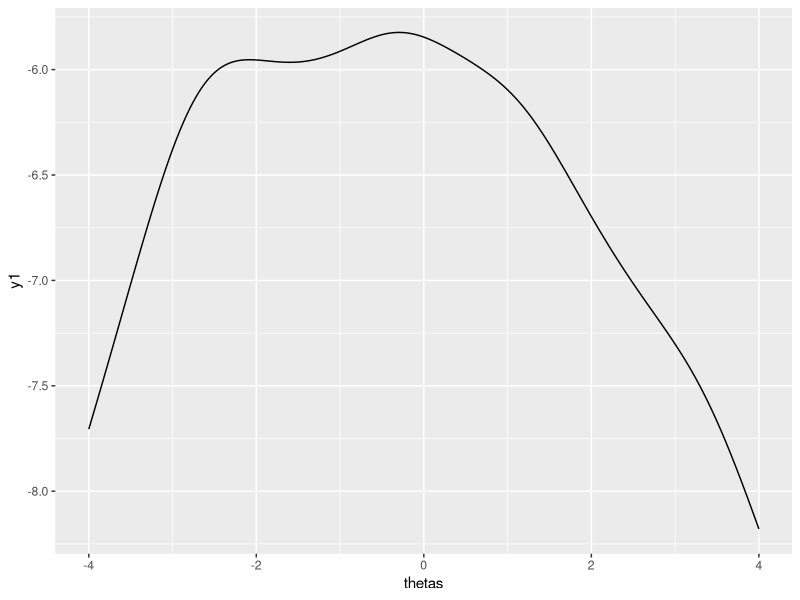
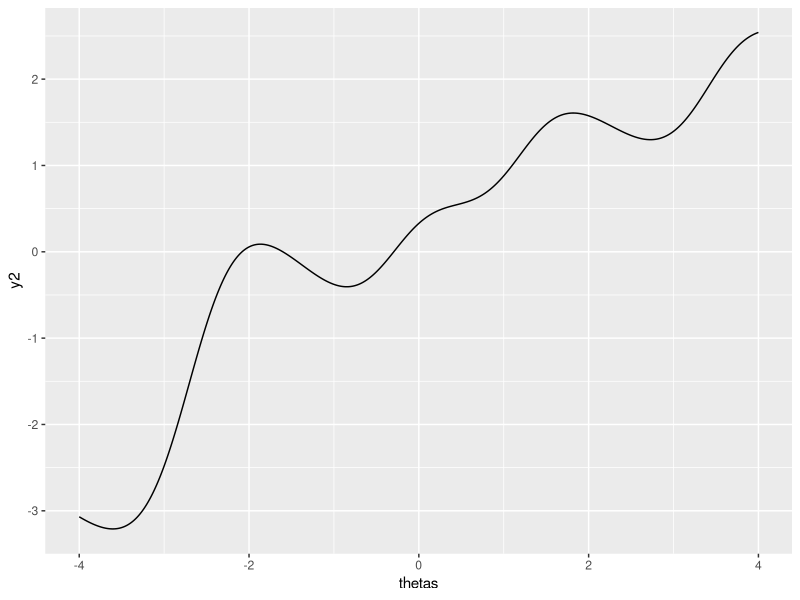
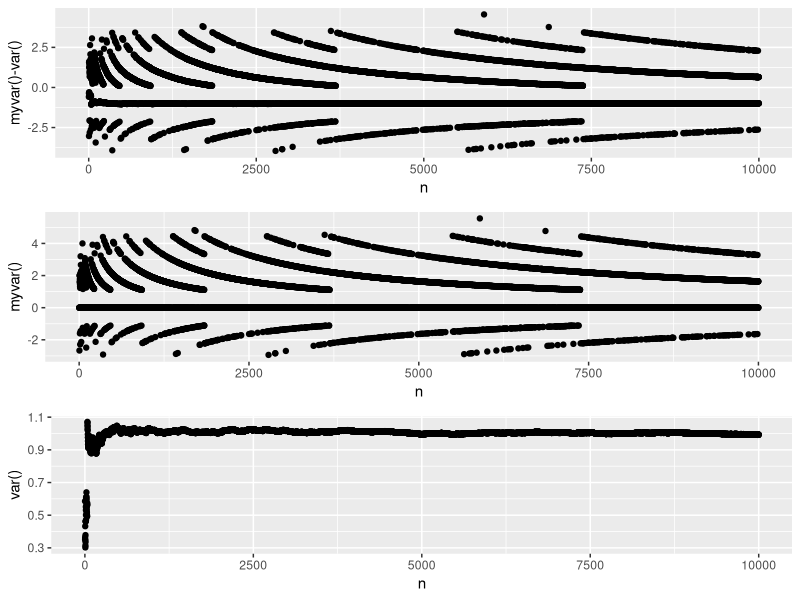
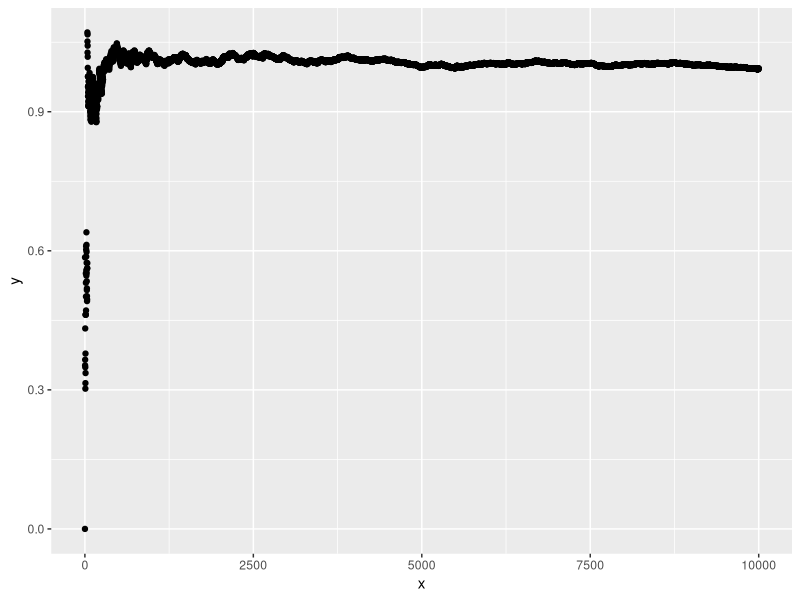

R code for these plots, in order:
## ---- chunk 1
knitr::opts_chunk$set(echo = TRUE)
## ---- chunk 2
#-----------------------------------------
# Code for question 1a
#-----------------------------------------
# log_likelihood function
log_likelihood <- function(x, theta){
  n <- length(x)
  ret <- -n * log10(pi) - sum(log10(1+ (x-theta)^2))
  return(ret)
}

# derivative of log_likelihood function
log_likelihood_derivative <- function(x, theta){
  n <- length(x)
  ret <- -sum(2 * (x - theta) / (1 + (x - theta)^2))
  return(ret)
}

# init x ,theta 
x <- c(-2.8, 3.4, 1.2, -0.3, -2.6)
thetas <- seq(-4, 4, by = 0.01)

# get length of theta
n <- length(thetas)

# init vectors of value of log_likelihood() and log_likelihood_derivative()
y1 <- numeric(n)
y2 <- numeric(n)

# loop to call log_likelihood and log_likelihood_derivative functions
for(i in 1:n){
  y1[i] <- log_likelihood(x,thetas[i])
  y2[i] <- log_likelihood_derivative(x,thetas[i])
}

# plot data
data <- data.frame(thetas,y1,y2)
ggplot2::ggplot(data = data,mapping = ggplot2::aes(x=thetas,y=y1)) +
  ggplot2::geom_line()

ggplot2::ggplot(data = data,mapping = ggplot2::aes(x=thetas,y=y2)) +
  ggplot2::geom_line()
## ---- chunk 3
#-----------------------------------------
# Code for question 1b
#
# bisection
#-----------------------------------------

# init values to stop recursion 
epsilon <- 1e-10
max_k <- 1000

# implementation of bisection
bisection_method <- function(xl,xu,k){
  
  # check k is not greater than max_k
  # if it's too big then stop recursion
  # this is mostly caused if the selected interval is a increasing interval or decreasing interval
  if (k > max_k) return(NULL)
  
  # get the mid point
  mid <- (xl + xu) / 2
  
  # calculate values of log_likelihood_derivative
  f_mid <- log_likelihood_derivative(x,mid)
  f_xl <- log_likelihood_derivative(x,xl)
  
  # check signs
  if (sign(f_mid) == sign(f_xl)){
    xl <- mid
  }else{
    xu <- mid
  }
  
  # if the distance between f_mid and 0 is small enough, then we got the answer.
  # else we need to split the interval and call the function again to find new answer.
  if (abs(f_mid) < epsilon){
    return(mid)
  }else(
    bisection_method(xl,xu,k+1)
  )
}

#-----------------------------------------
# Test code 
#-----------------------------------------
#k <- 0
#xl <- -4
#xu <- 4
#ret <- bisection_method(xl=xl,xu=xu,k=k)

## ---- chunk 4
#-----------------------------------------
# Code for question 1c
#-----------------------------------------
# init values
k <- 0
xl <- -1
xu <- 0

# function call to bisection_method()
ret <- bisection_method(xl=xl,xu=xu,k=k)

# check ret to make sure bisection_method will not return null
# which will caused by a increasing interval or decreasing interval
if (is.null(ret)){
  print("Not found")
}else{
  print(ret)
}
## ---- chunk 5
#-----------------------------------------
# Code for question 1d
#-----------------------------------------

# init the sub-intervals
xls <- seq(-4, 3.9, by = 0.1)
xus <- seq(-3.9, 4, by = 0.1)

# get the number of sub-intervals
n <- length(xls)

# init max_val and val to minimal value 
max_val <- .Machine$double.xmin
val <- .Machine$double.xmin

# use loop to calculate all the possible theta(local maximum)
for(i in 1:n){
  k <- 0
  tmp_theta <- bisection_method(xl=xls[i],xu=xus[i],k=k)
  if (!(is.null(val))){
    val <- log_likelihood(x,tmp_theta)
    # get the max of local maximum
    if (val > max_val){
      max_val <- val
      ret <- tmp_theta
    }
  }
}
return(ret)
## ---- chunk 6
#-----------------------------------------
# Code for question 2a
#-----------------------------------------
myvar <- function(X) {
  # get the length of X
  n <- length(X)
  # check n to make sure n > 2 
  if (n < 2) return(0)
  # calculate ret based on the formula given
  ret <-  (1 / (n-1) ) * (sum(X^2) - ( 1 / n ) * sum(X)^2)
  return(ret)
}
## ---- chunk 7
#-----------------------------------------
# Code for question 2b
#-----------------------------------------
generate_vector <- function(vec_mean,vec_val,n){
  set.seed(24)
  ret <- rnorm(n, mean = vec_mean, sd = sqrt(vec_val)) 
  return(ret)
}

random_vector <- generate_vector(vec_mean = 10^8, vec_val = 1, n = 10000)

## ---- chunk 8
#-----------------------------------------
# Code for question 2c1
#-----------------------------------------
plot_graph <- function(x,random_vector){
  n <- length(x)
  y1 = numeric(n)
  # loop to get the difference of value of myvar() and var()
  for(i in 1:n){
      y1[i] <- myvar(random_vector[1:i]) - var(random_vector[1:i])
  }
  
  #plot the data
  data <- data.frame(x,y1)
  return(ggplot2::ggplot(data = data,mapping = ggplot2::aes(x=x,y=y1)) + 
         ggplot2::geom_point()+
         ggplot2::labs(
          
          y = "myvar()-var()",
          x = "n"
          )
         )
}


#-----------------------------------------
# Code for question 2c2
#-----------------------------------------
plot_graph_original <- function(x,random_vector,original=FALSE){
  n <- length(x)
  y2=numeric(n)
  
  # loop to get the difference of value of myvar() and var()
  for(i in 1:n){
    if (original){
      y2[i] <- var(random_vector[1:i])
    }else{
      y2[i] <- myvar(random_vector[1:i])
    }
  }
  if (original){
    ylabel <- "var()"
  }else{
    ylabel <- "myvar()"
  }
  #plot the data
  data <- data.frame(x,y2)
  return(ggplot2::ggplot(data = data,mapping = ggplot2::aes(x=x,y=y2)) + 
         ggplot2::geom_point()+
         ggplot2::labs(
          
          y = ylabel,
          x = "n"
          )
         )
}

#-----------------------------------------
# Function call to draw graph
#-----------------------------------------
n = 10000
x=1:n
# difference between myvar and var
p1 <- plot_graph(x=x,random_vector = random_vector)
# myvar
p2 <- plot_graph_original(x=x,random_vector = random_vector,original=FALSE)
# var
p3 <- plot_graph_original(x=x,random_vector = random_vector,original=TRUE)

#plot them
gridExtra::grid.arrange(p1, p2,p3, heights = c(.34,.34,.32))
## ---- chunk 9
#-----------------------------------------
# Code for question 2d
#-----------------------------------------
newvar <- function(X) {
  n <- length(random_vector)
  y <- numeric(n)

  m <- 0
  x_mean <- random_vector[1]
  sigma2 <- 0
  s2 <- 0
  y[1] <- s2
  for(i in 2:n){
    x_mean_new <- mean(random_vector[1:i])
    m <- m + (random_vector[i] - x_mean) * (random_vector[i] - x_mean_new)
    sigma2 <- m / i
    s2 <- m / (i-1)
    y[i] <- s2
    
    x_mean <- x_mean_new
  }
  return(y)
}

y <- newvar(X=random_vector)
data <- data.frame(random_vector,y)
ggplot2::ggplot(data = data,mapping = ggplot2::aes(x=x,y=y)) +
  ggplot2::geom_point()

